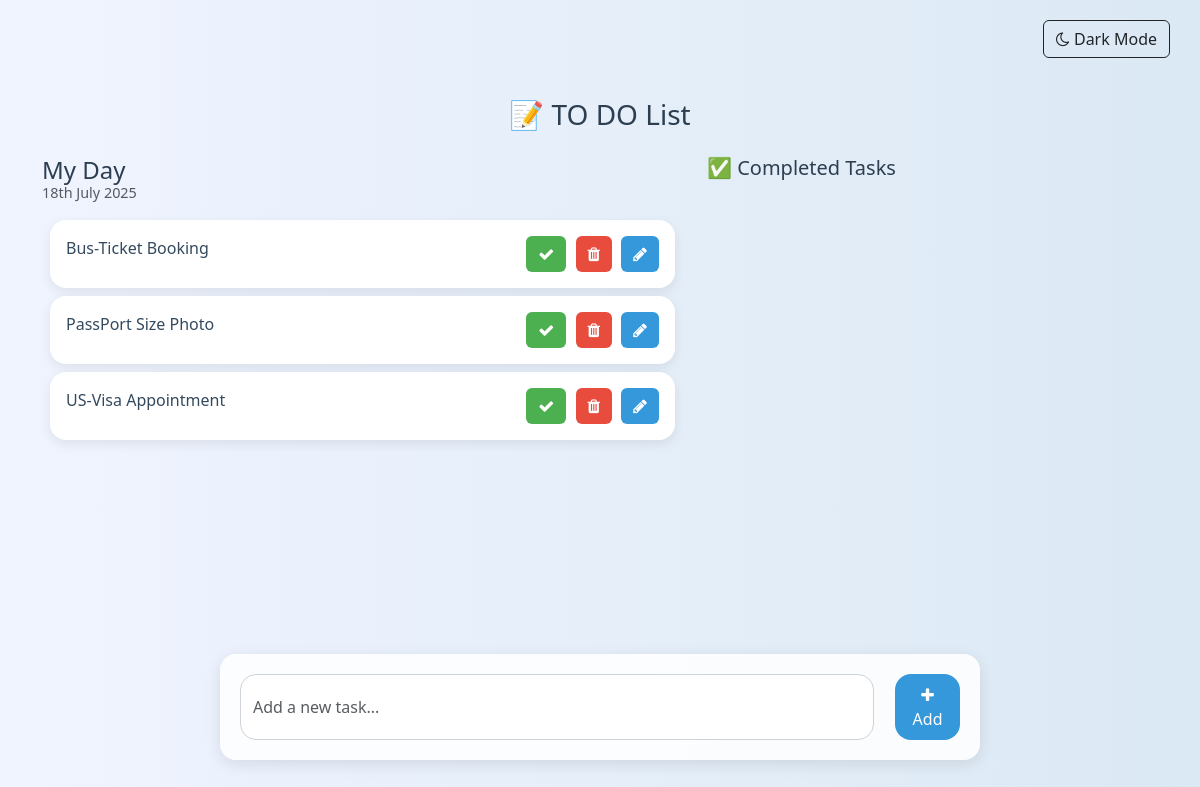
Before: / with the older database file.
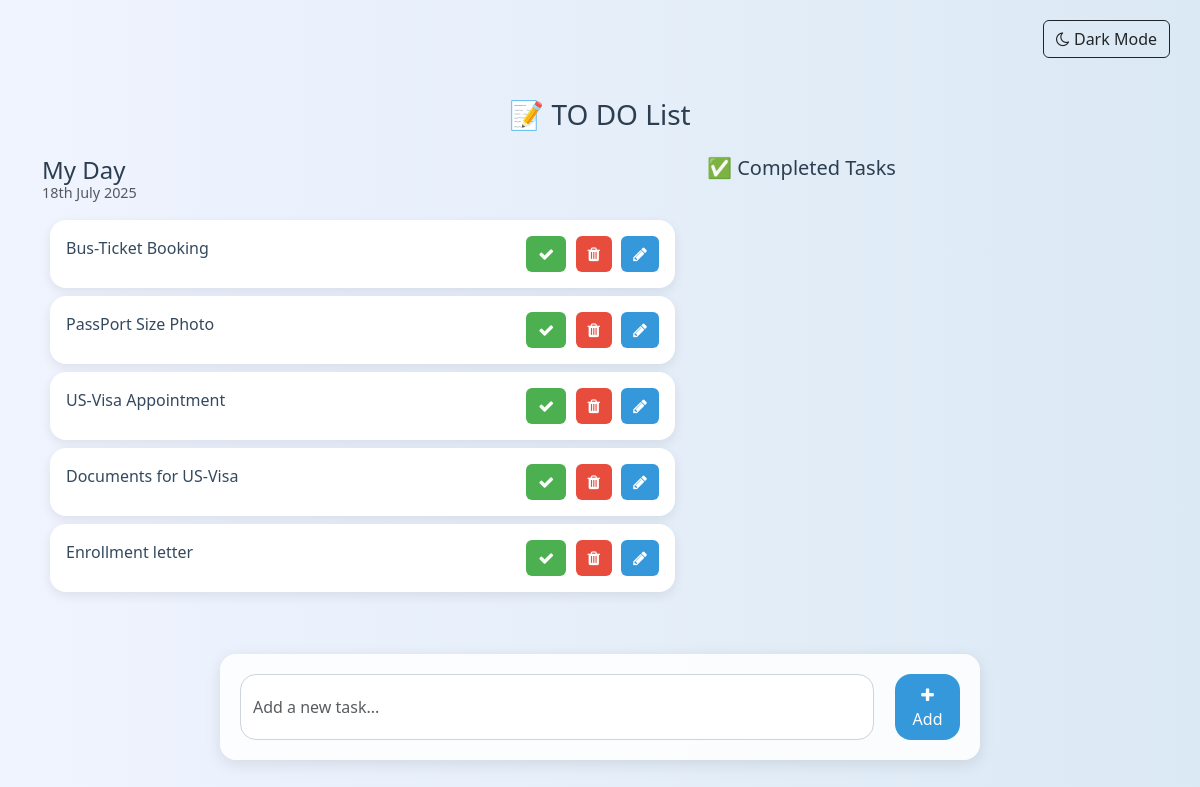
After: the same page with the newer database file.
### todo/models.py (models this page shows, shortened)
class Task(models.Model):
    task = models.CharField(max_length=250)
    is_complete = models.BooleanField(default=False)
    created_at = models.DateTimeField(auto_now_add=True)
    updated_at = models.DateTimeField(auto_now=True)

### todo_main/views.py (the view)
# urls.py: 2. Add a URL to urlpatterns:  path('', views.home, name='home')
def home(request):
    tasks = Task.objects.filter(is_complete=False)
    completed_tasks = Task.objects.filter(is_complete=True)
    context = {
        'tasks': tasks,
        'completed_tasks': completed_tasks,
    }
    return render(request, 'home.html',context)

### templates/home.html (shortened to what this page needs)
{% load static %}
<!DOCTYPE html>
<html lang="en">
<head>
  <link href="https://cdn.jsdelivr.net/npm/bootstrap@5.3.0-alpha1/dist/css/bootstrap.min.css" rel="stylesheet">
  <link rel="stylesheet" href="https://cdnjs.cloudflare.com/ajax/libs/font-awesome/4.7.0/css/font-awesome.min.css">
</head>
<body>
  <div class="toggle-container">
    <button id="themeToggle" class="btn btn-outline-dark">
      <i class="fa fa-moon-o"></i> Dark Mode
    </button>
  </div>
  <div class="container">
    <h3 class="pt-5 text-center">📝 TO DO List</h3>
    <div class="row mt-4">
      <div class="col-md-7 col-lg-7" style="height: 450px; overflow-y: auto;">
        <h4>My Day</h4>
        <p class="text-muted">{% now "jS F Y" %}</p>
        {% for task in tasks %}
        <div class="card m-2">
          <div class="card-body">
            {{ task.task }}
            <span style="float: right;">
              <a href="{% url 'mark_as_done' task.pk %}" class="btn btn-success"><i class="fa fa-check"></i></a>
              <a href="{% url 'delete_task' task.pk %}" class="btn btn-danger"><i class="fa fa-trash"></i></a>
              <a href="{% url 'edit_task' task.pk %}" class="btn btn-primary"><i class="fa fa-pencil"></i></a>
            </span>
          </div>
        </div>
        {% endfor %}
      </div>
      <div class="col-md-5 col-lg-5">
        <h5>✅ Completed Tasks</h5>
      </div>
    </div>
    <div class="row mt-5 justify-content-center">
      <div class="col-md-8 task-form">
        <form action="{% url 'addTask' %}" method="post">
          <div class="form-group">
            <div class="d-flex">
              <input type="text" name="task" class="form-control me-3" placeholder="Add a new task...">
              <button type="submit" class="btn btn-primary"><i class="fa fa-plus"></i> Add</button>
            </div>
          </div>
        </form>
      </div>
    </div>
  </div>
</body>
</html>

Changed rows visible on the page:
added Task: task "Documents for US-Visa"
added Task: task "Enrollment letter"
